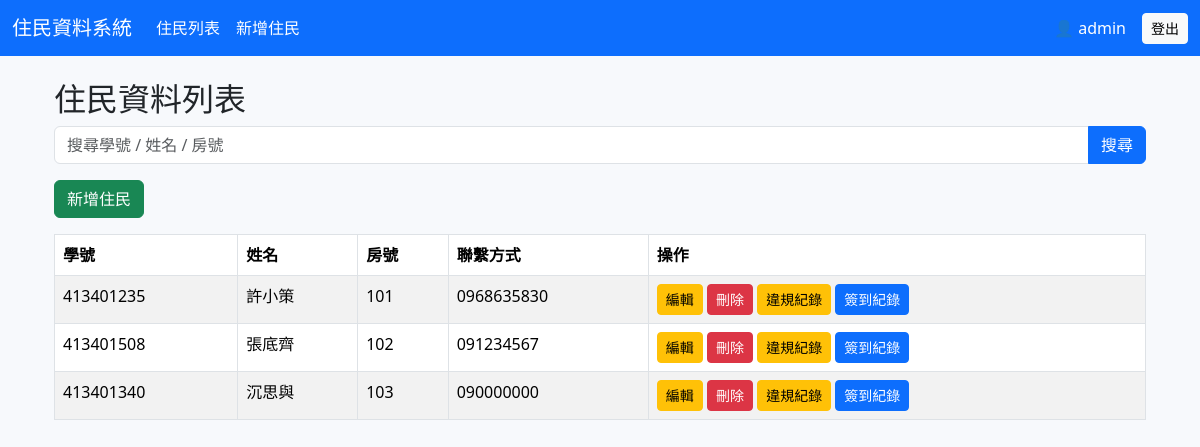
The app's page /resident_list.php (signed in) with its own data.
### tables this page shows
CREATE TABLE `residents` (
  `id` int(11) NOT NULL,
  `student_id` varchar(20) NOT NULL,
  `name` varchar(50) NOT NULL,
  `room` varchar(20) DEFAULT NULL,
  `phone` varchar(20) DEFAULT NULL,
  `email` varchar(100) DEFAULT NULL,
  `created_at` timestamp NOT NULL DEFAULT current_timestamp()
);

### resident_list.php (the view, shortened to what this page needs)
<?php
include("header.php");
include("db.php");
$keyword = $_GET["keyword"] ?? "";
$sql = "SELECT * FROM residents";
$result = $conn->query($sql);
?>
<div class="container mt-4">
    <h2>住民資料列表</h2>
    <form method="GET" class="mb-3">
        <div class="input-group">
            <input type="text" name="keyword" class="form-control" placeholder="搜尋學號 / 姓名 / 房號" value="<?= $keyword ?>">
            <button class="btn btn-primary">搜尋</button>
        </div>
    </form>
    <a href="resident_create.php" class="btn btn-success mb-3"> 新增住民</a>
    <table class="table table-bordered table-striped">
        <thead>
            <tr>
                <th>學號</th>
                <th>姓名</th>
                <th>房號</th>
                <th>聯繫方式</th>
                <th>操作</th>
            </tr>
        </thead>
        <tbody>
            <?php while($row = $result->fetch_assoc()): ?>
            <tr>
                <td><?= $row["student_id"] ?></td>
                <td><?= $row["name"] ?></td>
                <td><?= $row["room"] ?></td>
                <td><?= $row["phone"] ?></td>
                <td>
                    <a href="resident_edit.php?id=<?= $row['id'] ?>" class="btn btn-warning btn-sm">編輯</a>
                    <a href="resident_delete.php?id=<?= $row['id'] ?>" class="btn btn-danger btn-sm"
                       onclick="return confirm('確定要刪除嗎？');">刪除</a>
                    <a href="violation_list.php?resident_id=<?= $row['id'] ?>" class="btn btn-warning btn-sm">違規紀錄</a>
                    <a href="checkin_list.php?resident_id=<?= $row['id'] ?>" class="btn btn-primary btn-sm">簽到紀錄</a>
                </td>
            </tr>
            <?php endwhile; ?>
        </tbody>
    </table>
</div>
<?php
include("footer.php");
?>

### header.php (style rules this page uses)
body { background: #f7f9fc; }

### records on screen
residents: student "413401235", name "許小策", room "101", phone "0968635830"
residents: student "413401508", name "張底齊", room "102", phone "091234567"
residents: student "413401340", name "沉思與", room "103", phone "090000000"

### other values on screen
$_SESSION["user"] "admin"
